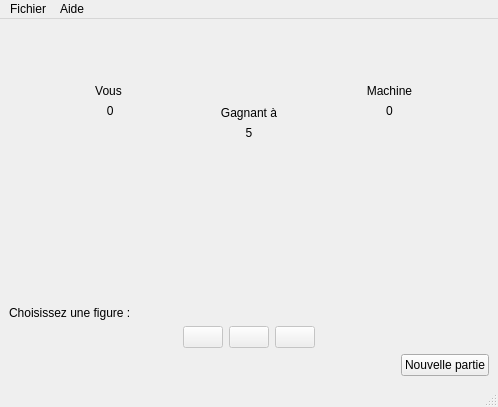
<?xml version="1.0" encoding="UTF-8"?>
<ui version="4.0">
 <class>ChifoumiVue</class>
 <widget class="QMainWindow" name="ChifoumiVue">
  <property name="geometry">
   <rect>
    <x>0</x>
    <y>0</y>
    <width>498</width>
    <height>407</height>
   </rect>
  </property>
  <property name="windowTitle">
   <string>ChifoumiVue</string>
  </property>
  <widget class="QWidget" name="centralwidget">
   <layout class="QHBoxLayout" name="horizontalLayout">
    <item>
     <layout class="QVBoxLayout" name="layoutPrincipal">
      <item>
       <layout class="QHBoxLayout" name="layoutVersus">
        <item>
         <spacer name="horizontalSpacer_7">
          <property name="orientation">
           <enum>Qt::Horizontal</enum>
          </property>
          <property name="sizeHint" stdset="0">
           <size>
            <width>40</width>
            <height>20</height>
           </size>
          </property>
         </spacer>
        </item>
        <item>
         <layout class="QVBoxLayout" name="layoutJoueur">
          <item>
           <spacer name="verticalSpacer">
            <property name="orientation">
             <enum>Qt::Vertical</enum>
            </property>
            <property name="sizeHint" stdset="0">
             <size>
              <width>20</width>
              <height>40</height>
             </size>
            </property>
           </spacer>
          </item>
          <item>
           <widget class="QLabel" name="lNomJoueur">
            <property name="text">
             <string>Vous</string>
            </property>
            <property name="alignment">
             <set>Qt::AlignCenter</set>
            </property>
           </widget>
          </item>
          <item>
           <widget class="QLabel" name="lScoreJoueur">
            <property name="text">
             <string> 0</string>
            </property>
            <property name="alignment">
             <set>Qt::AlignCenter</set>
            </property>
           </widget>
          </item>
          <item>
           <widget class="QLabel" name="lChoixJoueur">
            <property name="minimumSize">
             <size>
              <width>115</width>
              <height>115</height>
             </size>
            </property>
            <property name="maximumSize">
             <size>
              <width>115</width>
              <height>115</height>
             </size>
            </property>
            <property name="text">
             <string/>
            </property>
            <property name="pixmap">
             <pixmap resource="ressourcesChifoumi.qrc">:/chifoumi/images/rien_115.png</pixmap>
            </property>
            <property name="scaledContents">
             <bool>true</bool>
            </property>
           </widget>
          </item>
          <item>
           <spacer name="verticalSpacer_3">
            <property name="orientation">
             <enum>Qt::Vertical</enum>
            </property>
            <property name="sizeHint" stdset="0">
             <size>
              <width>20</width>
              <height>40</height>
             </size>
            </property>
           </spacer>
          </item>
         </layout>
        </item>
        <item>
         <spacer name="horizontalSpacer_5">
          <property name="orientation">
           <enum>Qt::Horizontal</enum>
          </property>
          <property name="sizeHint" stdset="0">
           <size>
            <width>40</width>
            <height>20</height>
           </size>
          </property>
         </spacer>
        </item>
        <item>
         <layout class="QVBoxLayout" name="verticalLayout_3">
          <item>
           <spacer name="verticalSpacer_6">
            <property name="orientation">
             <enum>Qt::Vertical</enum>
            </property>
            <property name="sizeHint" stdset="0">
             <size>
              <width>20</width>
              <height>40</height>
             </size>
            </property>
           </spacer>
          </item>
          <item>
           <widget class="QLabel" name="label">
            <property name="text">
             <string>Gagnant à</string>
            </property>
            <property name="alignment">
             <set>Qt::AlignCenter</set>
            </property>
           </widget>
          </item>
          <item>
           <widget class="QLabel" name="lLimiteScore">
            <property name="text">
             <string>5</string>
            </property>
            <property name="alignment">
             <set>Qt::AlignCenter</set>
            </property>
           </widget>
          </item>
          <item>
           <widget class="QLabel" name="lVersus">
            <property name="minimumSize">
             <size>
              <width>70</width>
              <height>70</height>
             </size>
            </property>
            <property name="maximumSize">
             <size>
              <width>70</width>
              <height>70</height>
             </size>
            </property>
            <property name="text">
             <string/>
            </property>
            <property name="pixmap">
             <pixmap resource="ressourcesChifoumi.qrc">:/chifoumi/images/versus_70.png</pixmap>
            </property>
           </widget>
          </item>
          <item>
           <spacer name="verticalSpacer_5">
            <property name="orientation">
             <enum>Qt::Vertical</enum>
            </property>
            <property name="sizeHint" stdset="0">
             <size>
              <width>20</width>
              <height>40</height>
             </size>
            </property>
           </spacer>
          </item>
         </layout>
        </item>
        <item>
         <spacer name="horizontalSpacer_6">
          <property name="orientation">
           <enum>Qt::Horizontal</enum>
          </property>
          <property name="sizeHint" stdset="0">
           <size>
            <width>40</width>
            <height>20</height>
           </size>
          </property>
         </spacer>
        </item>
        <item>
         <layout class="QVBoxLayout" name="layoutMachine">
          <item>
           <spacer name="verticalSpacer_2">
            <property name="orientation">
             <enum>Qt::Vertical</enum>
            </property>
            <property name="sizeHint" stdset="0">
             <size>
              <width>20</width>
              <height>40</height>
             </size>
            </property>
           </spacer>
          </item>
          <item>
           <widget class="QLabel" name="lNomMachine">
            <property name="text">
             <string>Machine</string>
            </property>
            <property name="alignment">
             <set>Qt::AlignCenter</set>
            </property>
            <property name="margin">
             <number>0</number>
            </property>
           </widget>
          </item>
          <item>
           <widget class="QLabel" name="lScoreMachine">
            <property name="text">
             <string>0</string>
            </property>
            <property name="alignment">
             <set>Qt::AlignCenter</set>
            </property>
           </widget>
          </item>
          <item>
           <widget class="QLabel" name="lChoixMachine">
            <property name="minimumSize">
             <size>
              <width>115</width>
              <height>115</height>
             </size>
            </property>
            <property name="maximumSize">
             <size>
              <width>115</width>
              <height>115</height>
             </size>
            </property>
            <property name="text">
             <string/>
            </property>
            <property name="pixmap">
             <pixmap resource="ressourcesChifoumi.qrc">:/chifoumi/images/rien_115.png</pixmap>
            </property>
            <property name="scaledContents">
             <bool>true</bool>
            </property>
           </widget>
          </item>
          <item>
           <spacer name="verticalSpacer_4">
            <property name="orientation">
             <enum>Qt::Vertical</enum>
            </property>
            <property name="sizeHint" stdset="0">
             <size>
              <width>20</width>
              <height>40</height>
             </size>
            </property>
           </spacer>
          </item>
         </layout>
        </item>
        <item>
         <spacer name="horizontalSpacer_8">
          <property name="orientation">
           <enum>Qt::Horizontal</enum>
          </property>
          <property name="sizeHint" stdset="0">
           <size>
            <width>40</width>
            <height>20</height>
           </size>
          </property>
         </spacer>
        </item>
       </layout>
      </item>
      <item>
       <layout class="QHBoxLayout" name="layoutChoix">
        <item>
         <widget class="QLabel" name="lChoixFig">
          <property name="text">
           <string>Choisissez une figure :</string>
          </property>
          <property name="alignment">
           <set>Qt::AlignBottom|Qt::AlignLeading|Qt::AlignLeft</set>
          </property>
         </widget>
        </item>
        <item>
         <spacer name="horizontalSpacer">
          <property name="orientation">
           <enum>Qt::Horizontal</enum>
          </property>
          <property name="sizeHint" stdset="0">
           <size>
            <width>40</width>
            <height>20</height>
           </size>
          </property>
         </spacer>
        </item>
       </layout>
      </item>
      <item>
       <layout class="QHBoxLayout" name="layoutFigures">
        <item>
         <spacer name="horizontalSpacer_3">
          <property name="orientation">
           <enum>Qt::Horizontal</enum>
          </property>
          <property name="sizeHint" stdset="0">
           <size>
            <width>40</width>
            <height>20</height>
           </size>
          </property>
         </spacer>
        </item>
        <item>
         <widget class="QPushButton" name="bPierre">
          <property name="enabled">
           <bool>false</bool>
          </property>
          <property name="maximumSize">
           <size>
            <width>100</width>
            <height>100</height>
           </size>
          </property>
          <property name="cursor">
           <cursorShape>PointingHandCursor</cursorShape>
          </property>
          <property name="text">
           <string/>
          </property>
          <property name="icon">
           <iconset resource="ressourcesChifoumi.qrc">
            <normaloff>:/chifoumi/images/pierre_115.png</normaloff>:/chifoumi/images/pierre_115.png</iconset>
          </property>
          <property name="iconSize">
           <size>
            <width>100</width>
            <height>100</height>
           </size>
          </property>
         </widget>
        </item>
        <item>
         <widget class="QPushButton" name="bPapier">
          <property name="enabled">
           <bool>false</bool>
          </property>
          <property name="maximumSize">
           <size>
            <width>100</width>
            <height>100</height>
           </size>
          </property>
          <property name="cursor">
           <cursorShape>PointingHandCursor</cursorShape>
          </property>
          <property name="text">
           <string/>
          </property>
          <property name="icon">
           <iconset resource="ressourcesChifoumi.qrc">
            <normaloff>:/chifoumi/images/papier_115.png</normaloff>:/chifoumi/images/papier_115.png</iconset>
          </property>
          <property name="iconSize">
           <size>
            <width>100</width>
            <height>100</height>
           </size>
          </property>
         </widget>
        </item>
        <item>
         <widget class="QPushButton" name="bCiseaux">
          <property name="enabled">
           <bool>false</bool>
          </property>
          <property name="maximumSize">
           <size>
            <width>100</width>
            <height>100</height>
           </size>
          </property>
          <property name="cursor">
           <cursorShape>PointingHandCursor</cursorShape>
          </property>
          <property name="text">
           <string/>
          </property>
          <property name="icon">
           <iconset resource="ressourcesChifoumi.qrc">
            <normaloff>:/chifoumi/images/ciseau_115.png</normaloff>:/chifoumi/images/ciseau_115.png</iconset>
          </property>
          <property name="iconSize">
           <size>
            <width>100</width>
            <height>100</height>
           </size>
          </property>
         </widget>
        </item>
        <item>
         <spacer name="horizontalSpacer_4">
          <property name="orientation">
           <enum>Qt::Horizontal</enum>
          </property>
          <property name="sizeHint" stdset="0">
           <size>
            <width>40</width>
            <height>20</height>
           </size>
          </property>
         </spacer>
        </item>
       </layout>
      </item>
      <item>
       <layout class="QHBoxLayout" name="layoutPied">
        <item>
         <spacer name="horizontalSpacer_2">
          <property name="orientation">
           <enum>Qt::Horizontal</enum>
          </property>
          <property name="sizeHint" stdset="0">
           <size>
            <width>40</width>
            <height>20</height>
           </size>
          </property>
         </spacer>
        </item>
        <item>
         <widget class="QPushButton" name="bNouv">
          <property name="cursor">
           <cursorShape>PointingHandCursor</cursorShape>
          </property>
          <property name="text">
           <string>Nouvelle partie</string>
          </property>
         </widget>
        </item>
       </layout>
      </item>
     </layout>
    </item>
   </layout>
  </widget>
  <widget class="QMenuBar" name="menubar">
   <property name="geometry">
    <rect>
     <x>0</x>
     <y>0</y>
     <width>498</width>
     <height>20</height>
    </rect>
   </property>
   <widget class="QMenu" name="menuFichier">
    <property name="title">
     <string>Fichier</string>
    </property>
    <addaction name="actionQuitter"/>
   </widget>
   <widget class="QMenu" name="menuAide">
    <property name="title">
     <string>Aide</string>
    </property>
    <addaction name="actionA_propos_de"/>
   </widget>
   <addaction name="menuFichier"/>
   <addaction name="menuAide"/>
  </widget>
  <widget class="QStatusBar" name="statusbar"/>
  <action name="actionA_propos_de">
   <property name="text">
    <string>À propos de...</string>
   </property>
   <property name="shortcut">
    <string>Alt+P</string>
   </property>
  </action>
  <action name="actionQuitter">
   <property name="text">
    <string>Quitter</string>
   </property>
   <property name="shortcut">
    <string>Ctrl+W</string>
   </property>
  </action>
 </widget>
 <resources>
  <include location="ressourcesChifoumi.qrc"/>
 </resources>
 <connections/>
</ui>
